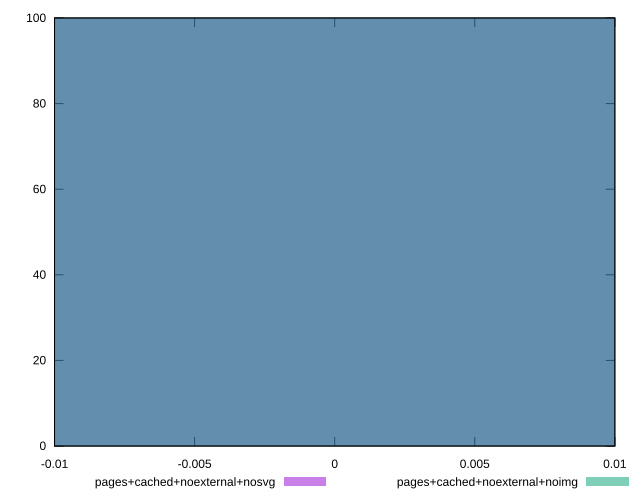

Write the gnuplot code that produced this figure.
reset

$pagesCachedNoexternalNosvg <<EOF
0 100
EOF

$pagesCachedNoexternalNoimg <<EOF
0 100
EOF

set key outside below
set boxwidth 0.1
set xrange [-0.01:0.01]
set yrange [0:100]
set style fill transparent solid 0.5 noborder
set terminal svg size 640, 500 enhanced background rgb 'white'
set output "report_00007_2020-12-11T15:55:29.892Z/efficient-animated-content/comparison/histogram/7_vs_8.svg"

plot $pagesCachedNoexternalNosvg title "pages+cached+noexternal+nosvg" with boxes, \
     $pagesCachedNoexternalNoimg title "pages+cached+noexternal+noimg" with boxes

reset
